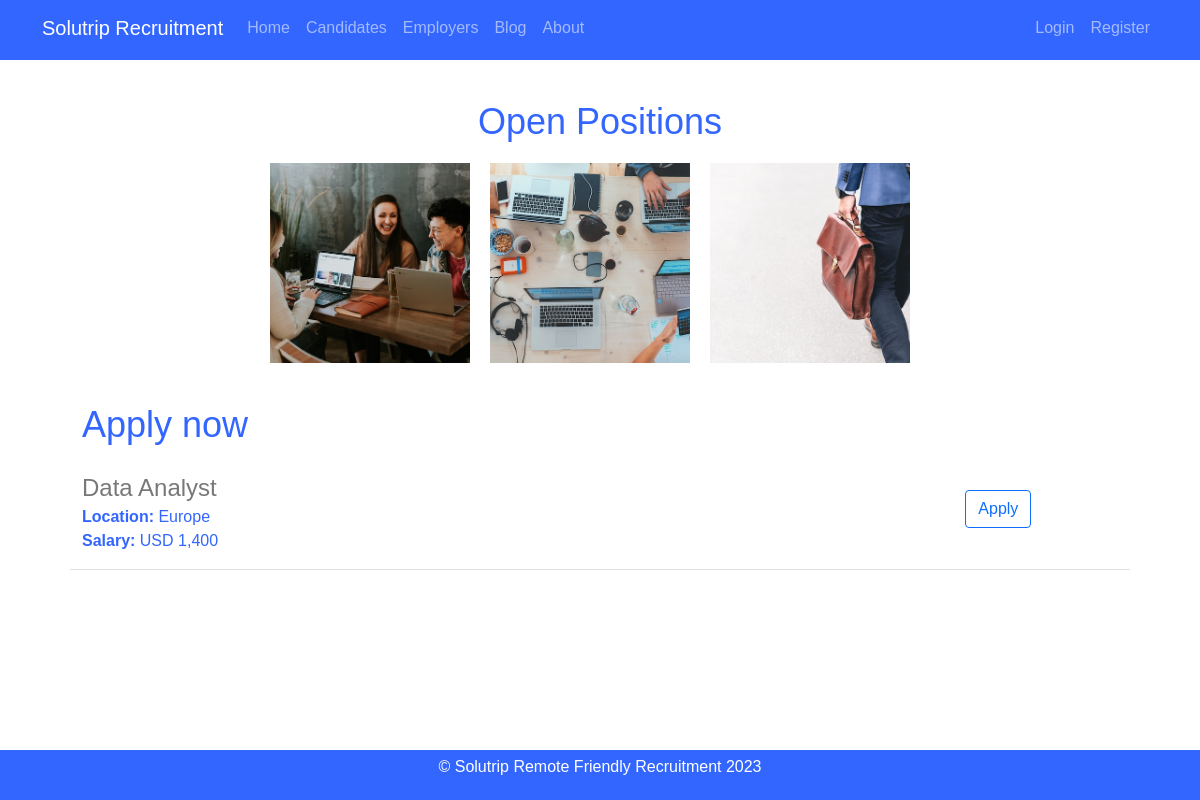
/candidates, run on an earlier commit of the app's database.
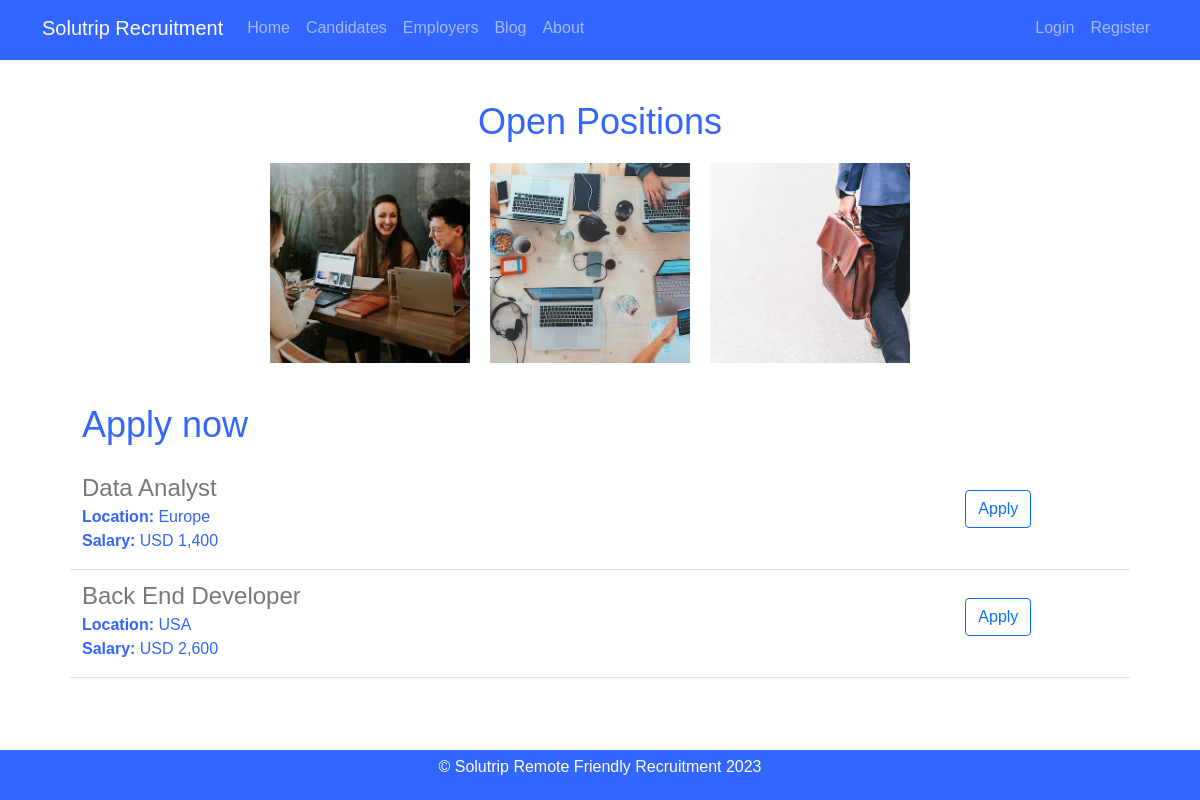
And on a later commit of the database.
### Solutrip_app/models.py (models this page shows)
class Jobs(db.Model):
    id = db.Column (db.Integer, primary_key=True)
    title = db.Column(db.String(60), nullable=False)
    location = db.Column(db.String(60), nullable=False)
    salary = db.Column(db.String(60), nullable=False)
    description = db.Column(db.Text, nullable=False)
    requirements= db.Column(db.Text, nullable=False)
    qualifications= db.Column(db.Text, nullable=False)
    company_id = db.Column(db.Integer, db.ForeignKey('company.id'), nullable=False)
    job_applications = db.relationship('JobApplication', backref='job', lazy=True)

### Solutrip_app/routes.py (the view)
@app.route("/candidates")
def candidates():
    jobs = Jobs.query.all()
    return render_template("candidates.html", jobs = jobs, title="Jobs")

### Solutrip_app/templates/candidates.html
{% extends 'layout.html' %}
{% block content %}
    <section id="carousel">
        <h2> Open Positions</h2>
        <div id="slides">
            <a href="{{ url_for('static', filename='1.jpg') }}">
                <img src="{{ url_for('static', filename='1.jpg') }}" alt="Job description 1">
            </a>
            <a href="{{ url_for('static', filename='2.jpg') }}">
                <img src="{{ url_for('static', filename='2.jpg') }}" alt="Job description 2">
            </a>
            <a href="{{ url_for('static', filename='3.jpg') }}">
                <img src="{{ url_for('static', filename='3.jpg') }}" alt="Job description 3">
            </a>
        </div>
        <div class="body-text" style="text-align: left;">
            <h2> Apply now </h2>
            {% if jobs %}
                {% for job in jobs %}
                    <div class="row border-bottom" style="margin-top: 4px;">
                        <div class="col-10">
                            <h4 style="color: rgb(120,120,120); margin-top: 8px; margin-bottom: 2px">{{ job.title }}</h4>
                            <div><b>Location: </b>{{ job.location }}</div>
                            <div style="margin-bottom: 16px;"><b>Salary: </b>{{ job.salary }}</div>
                        </div>
                        <div class="col-2">
                            <a href="{{ url_for('job', job_id=job.id) }}"" type="button" class="btn btn-outline-primary mt-4 float-right">Apply</a>
                        </div>
                    </div>
                {% endfor %}
            {% else %}
                <p>No jobs available</p>
            {% endif %}
        </div>
    </section>
{% endblock %}

### Solutrip_app/templates/layout.html (shortened to what this page needs)
<html>
  <head>
    <link href="https://cdn.jsdelivr.net/npm/bootstrap@5.0.2/dist/css/bootstrap.min.css" rel="stylesheet">
    <link rel="stylesheet" type="text/css" href="{{ url_for('static', filename='styles.css') }}">
  </head>
  <body>
    <header class="site-header">
      <nav class="navbar navbar-expand-md navbar-dark bg-steel fixed-top">
        <div class="container">
          <a class="navbar-brand mr-4" href="/">Solutrip Recruitment</a>
          <div class="collapse navbar-collapse d-flex" id="navbarToggle">
            <div class="navbar-nav mr-auto flex-grow-1">
              <a class="nav-item nav-link {% if request.path == '/' %}active{% endif %}" href="{{ url_for('home') }}">Home</a>
              <a class="nav-item nav-link" href="{{ url_for('candidates')}}">Candidates</a>
              <a class="nav-item nav-link" href="{{ url_for('employers')}}">Employers</a>
              <a class="nav-item nav-link" href="{{ url_for('blog')}}">Blog</a>
              <a class="nav-item nav-link" href="{{ url_for('about')}}">About</a>
            </div>
            <div class="navbar-nav ml-auto">
              {% if current_user.is_authenticated %}
              {% if current_user.role == 'admin' %}
                <a class="nav-item nav-link" href="{{ url_for('admin')}}">Admin</a>
              {% endif%}
              <a class="nav-item nav-link" href="{{ url_for('account')}}">Account</a>
              <a class="nav-item nav-link" href="{{ url_for('logout')}}">Log Out</a>
              {% else %}
              <a class="nav-item nav-link" href="{{ url_for('login')}}">Login</a>
              <a class="nav-item nav-link" href="{{ url_for('register')}}">Register</a>
              {% endif %}
            </div>
          </div>
        </div>
      </nav>
    </header>
    <div class="col-md-12">
      <div class="container">
        {% block content %}
        {% endblock %}
      </div>
    </div>
    <footer>
        <p>&copy; Solutrip Remote Friendly Recruitment 2023</p>
    </footer>
  </body>
</html>

### Solutrip_app/static/styles.css (style rules this page uses)
body { background-image: url(bg-img.jpg); background-size: cover; font-family: Arial, sans-serif; color: #333; }
header { display: flex; justify-content: space-between; align-items: center; padding: 0 10px; height: 60px; background-color: #3366ff; }
section { text-align: center; }
.body-text { color: rgb(80,80,80); font-size: 16px; margin-top: 40px; margin-bottom: 60px; padding-bottom: 20px; }
#carousel { background-color: white; padding: 40px; text-align: center; }
#carousel h2 { font-size: 36px; margin-bottom: 20px; }
#slides { display: flex; justify-content: center; align-items: center; height: 200px; }
#slides img { width: 200px; height: 200px; margin-right: 20px; object-fit: cover; }
html, body { height: 100%; }
footer { display: flex; justify-content: center; align-items: center; min-height: 50px; background-color: #3366ff; color: #fff; width: 100%; }
.border-bottom { color: #3366ff; }
#account h1,h2 { color: #3366ff; }
footer { position: fixed; bottom: 0; width: 100%; }

What changed in the data, as far as the page shows it:
added Jobs: title "Back End Developer", location "USA", salary "USD 2,600"
